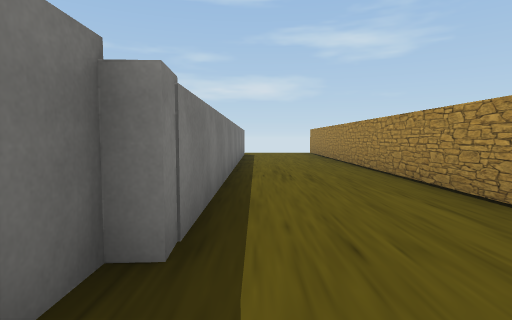
View 1 (above)

18 first-person views from a walk through a 3-D level made in the Unity game engine. The camera is 1.3 m above the floor, tilts 4° down and sees 80° across. The floor is counted in squares, 2 m on a side. Each view is taken from the middle of a square. On the plan, view 1 faces up. The plan holds only what a view shows up to about 10 squares ahead; the rest is blank. The place goes on beyond the plan. The player character is not drawn. Some surface patterns are stand-ins.

View 2
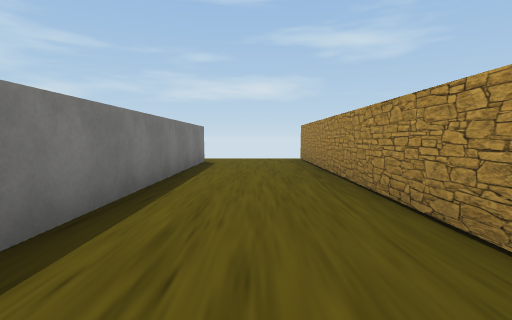

View 3
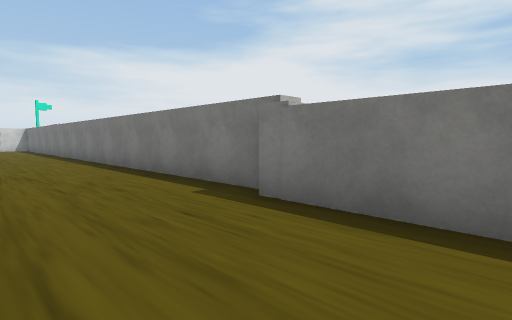

View 4
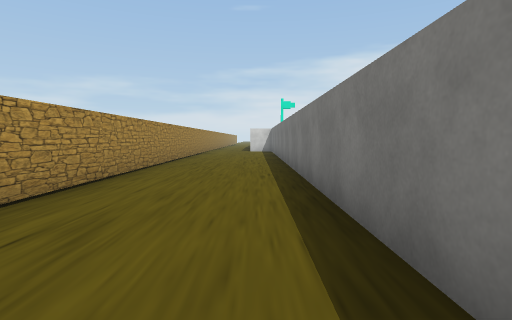

View 5
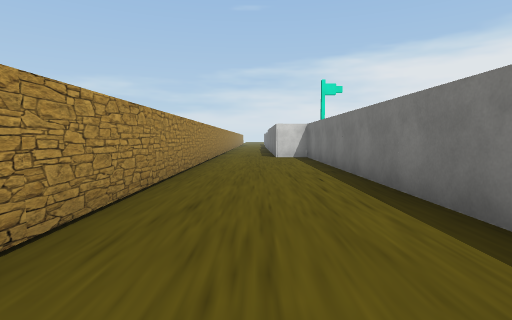

View 6
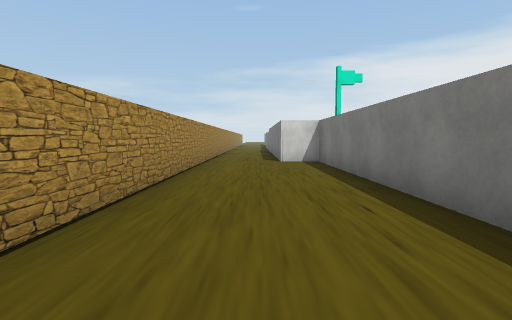

View 7
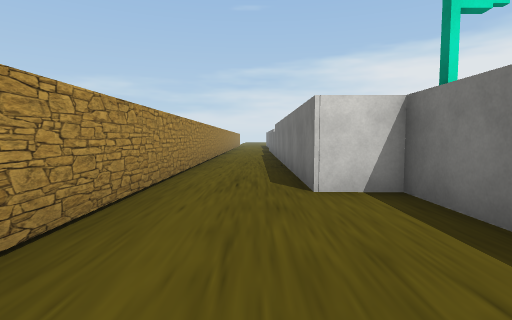

View 8
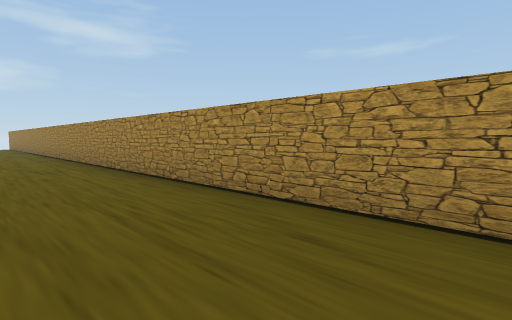

View 9
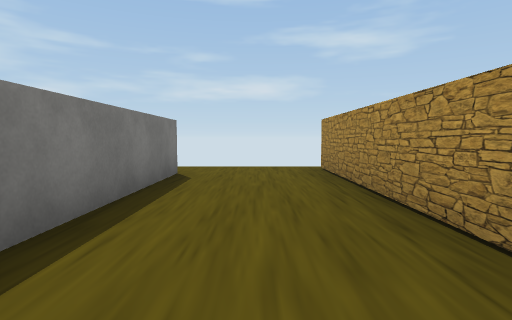

View 10
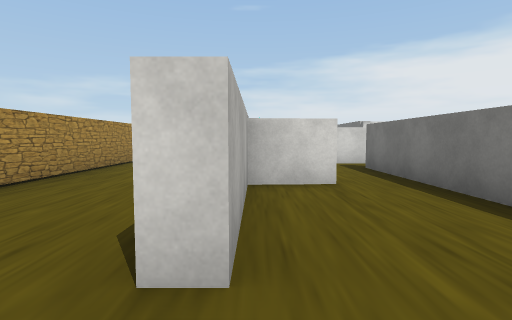

View 11
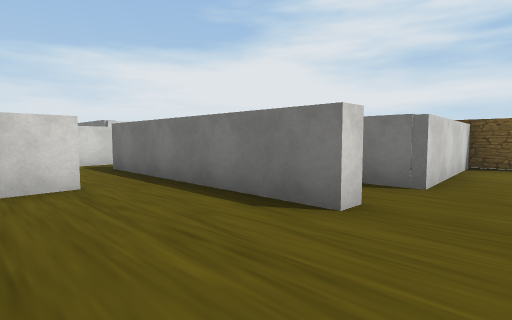

View 12
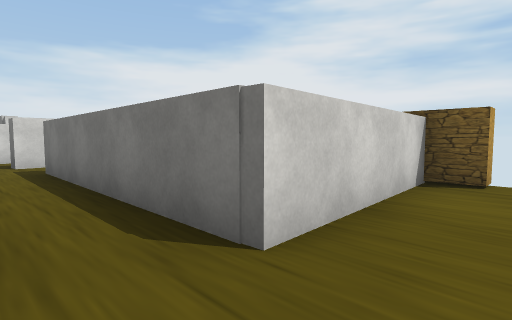

View 13
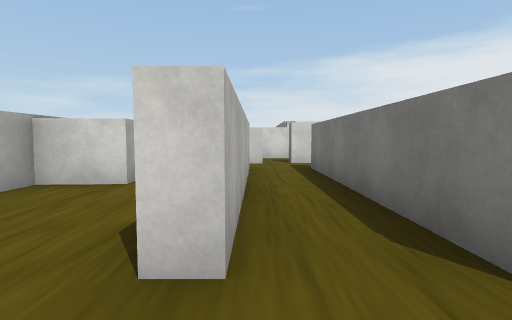

View 14
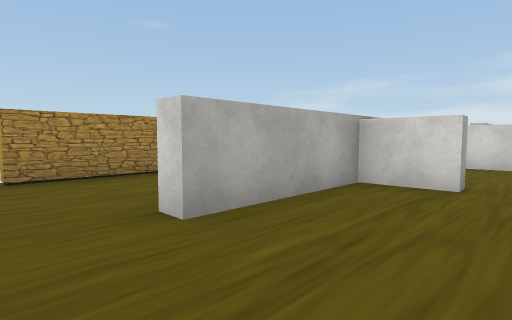

View 15
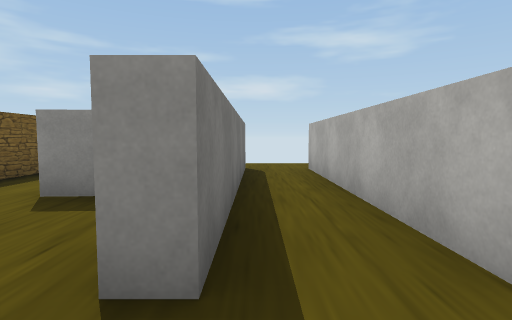

View 16
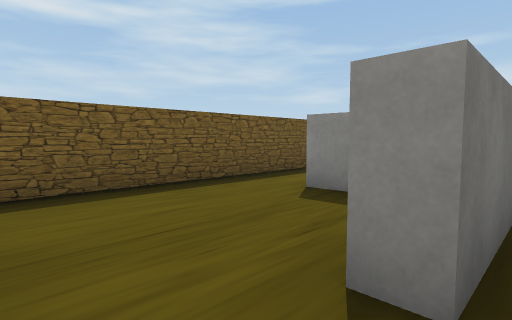

View 17
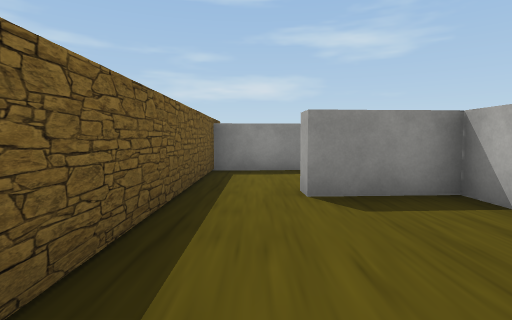

View 18
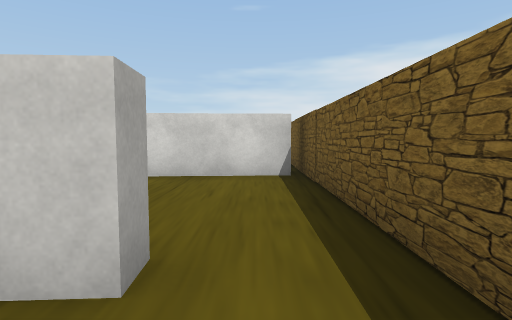

### Floor plan
Points are (right, up) in squares from view 1. A wall is a line through its corners. A room is listed if a view was taken in it or the views show most of it. See-through windows are left out.
Room 1 (views 1, 2, 3, 4, 5, 6, 7, 8, 9, 10, 11)
walls: (-0.8, 1.6) (-0.8, -15.7) (0.3, -15.7) (0.3, -19.5); (-0.9, 12.7) (-0.5, 12.7) (-0.5, 1.5); (2.4, -19.5) (2.4, 13.6)
ways out: opening at (-1, 13.5) to room 3
Room 2 (views 12, 13)
walls: (-3.9, 12.7) (-3.5, 12.7); (-9.2, 13.3) (-8.9, 13.3) (-8.9, 12.7) (-5.2, 12.7)
ways out: opening at (-3, 13.5) to room 3; opening at (-4, 12) to room 6
Room 3 (view 14)
walls: (-3.5, 12.7) (-3.5, 9); (-2.2, 9.7) (-0.9, 9.7) (-0.9, 12.7)
ways out: opening at (-1, 13.5) to room 1; opening at (-3, 13.5) to room 2; gap at (-2, 9) to room 6
Room 4 (views 15, 16, 17)
walls: (-5.2, 7.2) (-5.8, 7.2); (-8.7, 5.6) (-5, 5.8) (-4.9, 5.3); (-5.6, 9.5) (-7.4, 9.4); (-8.9, 9.5) (-8.9, 4.1)
ways out: opening at (-8, 9) to room 5; opening at (-5, 7) to room 6
Room 5 (view 18)
walls: (-7, 12.3) (-8.9, 12.2) (-8.9, 9.5); (-7.4, 9.4) (-7.4, 9.8) (-6.9, 9.8)
ways out: opening at (-8, 9) to room 4
Room 6 (no view inside)
walls: (-3.5, 9) (-3.5, 7.1); (-3.9, 7.2) (-3.9, 12.7); (-2.1, 9.2) (-2.2, 9.7); (-4.2, 5.9) (-3.1, 5.9); (-2.3, 6) (-1.4, 6); (-5.2, 12.7) (-5.2, 7.2)
ways out: opening at (-4, 12) to room 2; gap at (-2, 9) to room 3; opening at (-5, 7) to room 4

Positions as (right, up) in squares from view 1, and headings:
1: (0, 0), facing up
2: (1, 4), facing up
3: (2, 4), facing down-left
4: (0, 0), facing down
5: (1, -5), facing down
6: (1, -7), facing down
7: (1, -12), facing down
8: (0, -9), facing up-right
9: (1, 7), facing up
10: (-1, 14), facing down
11: (-1, 14), facing down-left
12: (-4, 14), facing down-left
13: (-4, 14), facing down
14: (-3, 14), facing down-right
15: (-5, 6), facing up
16: (-5, 6), facing up-left
17: (-8, 6), facing up
18: (-8, 11), facing down
